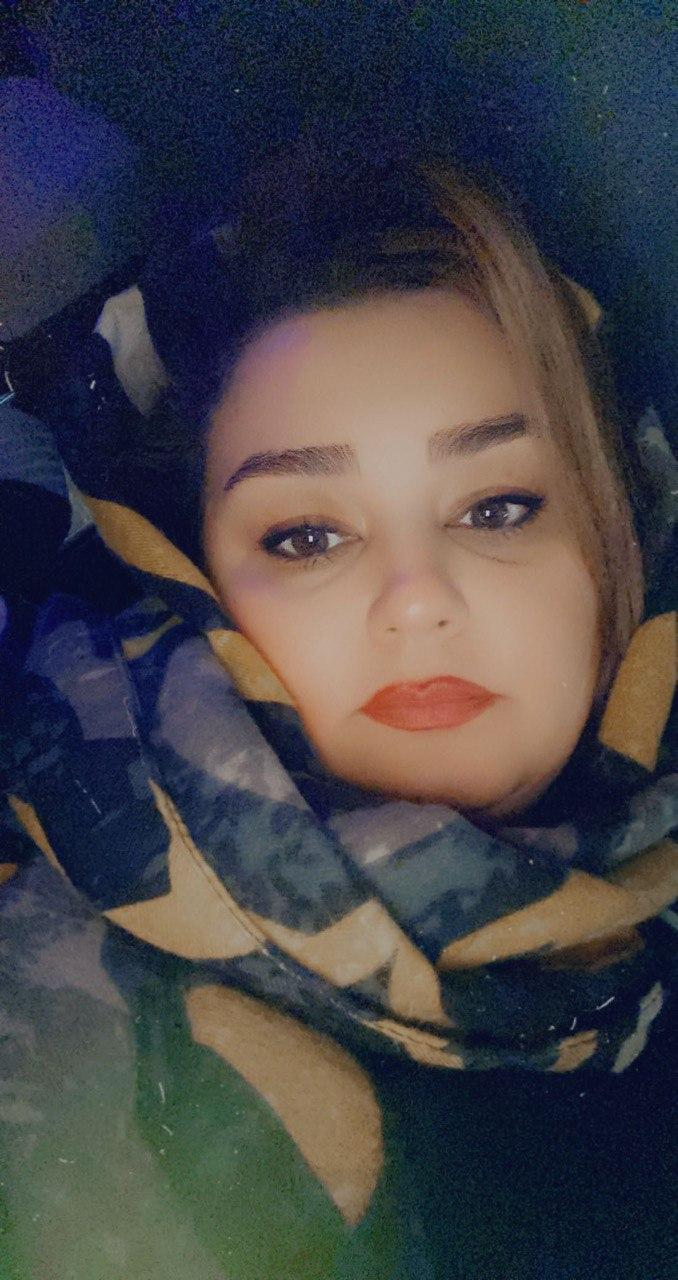
#> input picture assainment22/merge/leila.jpg, 678 x 1280 px
$ python merg_pic.py
#> lines starting #> are read from the running program, lines starting #| are printed output that depends on the picture
import cv2
import numpy as np

img1 = cv2.imread("leila.jpg",0)
#> img1: shape (1280, 678); min 0, max 221, mean 67.4
img2 = cv2.imread("1.jpg",0)
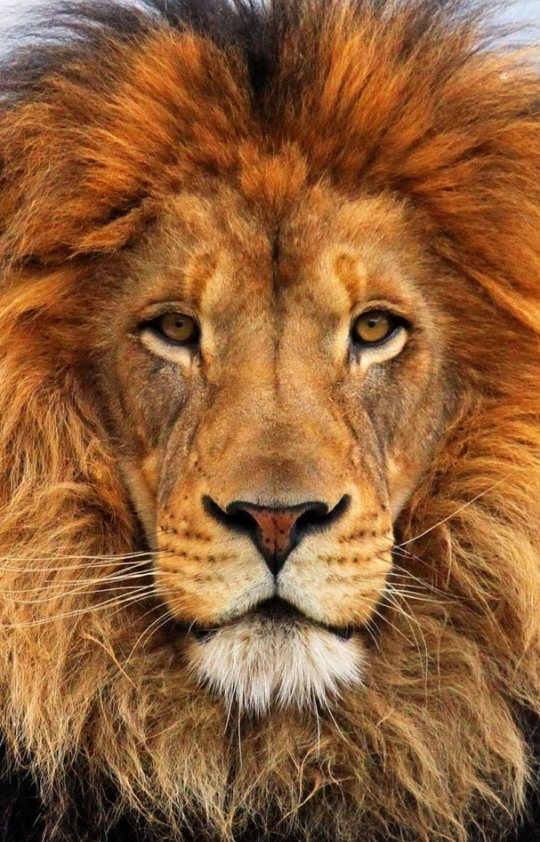
#> input picture assainment22/merge/1.jpg, 1080 x 1684 px (shown at 1/2 size)
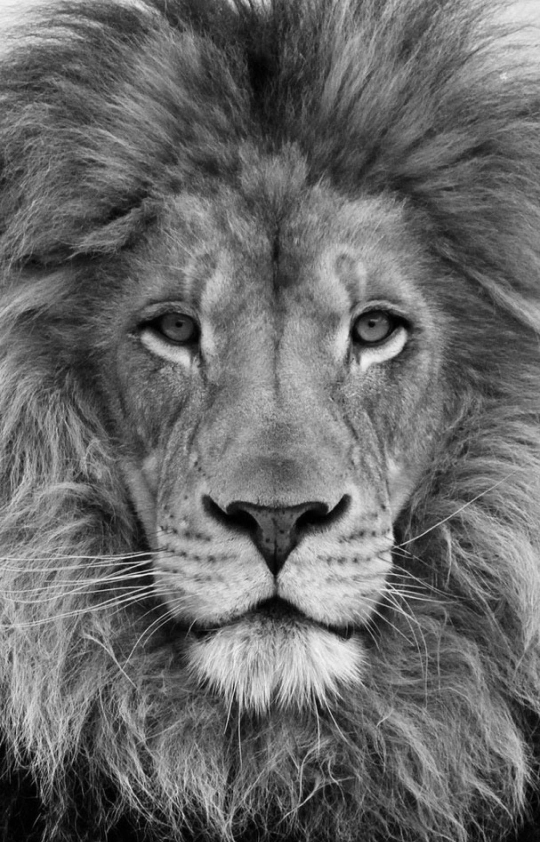
#> img2: shape (1684, 1080) (shown at 1/2 size); min 0, max 252, mean 105.1

img1 = cv2.resize(img1,(400,500))
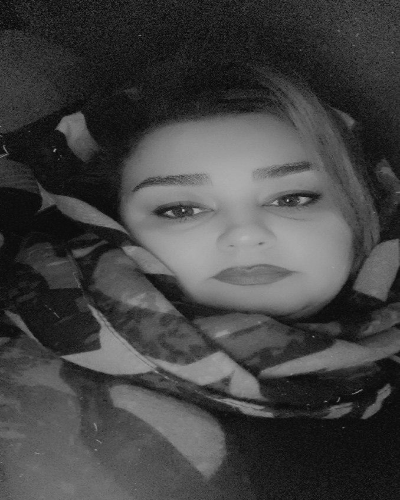
#> img1: shape (500, 400); min 1, max 203, mean 67.3
img2 = cv2.resize(img2,(400,500))
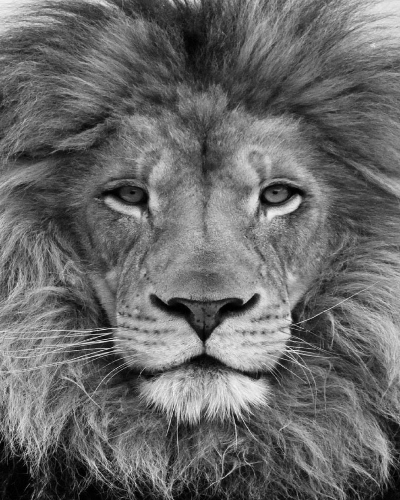
#> img2: shape (500, 400); min 0, max 249, mean 105

pic1 = img1//2 + img2//8
pic2 = img1//2 + img2//4
pic3 = img1//2 + img2//2
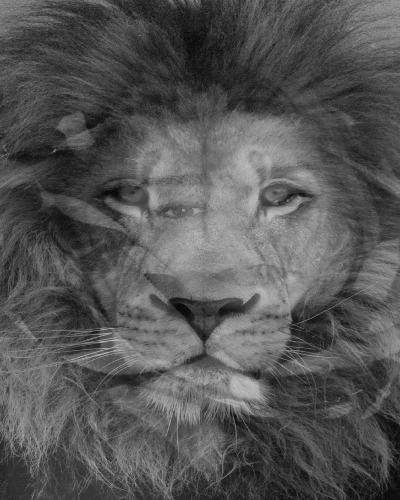
#> pic3: shape (500, 400); min 3, max 192, mean 85.6
pic4 = img1//4 + img2//2
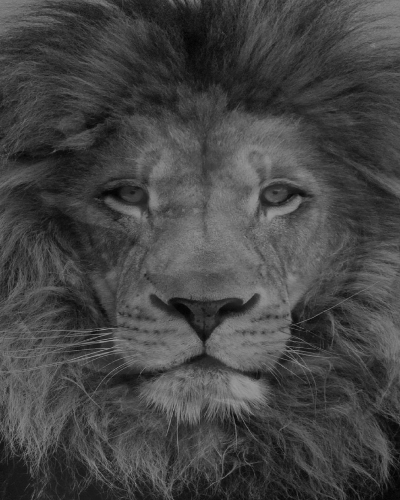
#> pic4: shape (500, 400); min 2, max 155, mean 68.7


result = np.concatenate((img1,pic1,pic2,pic4),axis=1)
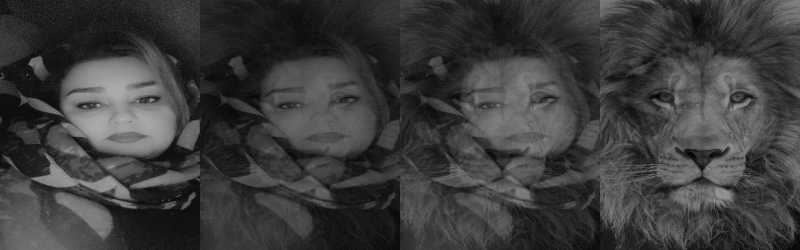
#> result: shape (500, 1600) (shown at 1/2 size); min 1, max 203, mean 60.3
cv2.imshow("Merge_pic",result)
cv2.imwrite("Merge_pic.jpg",result)
cv2.waitKey()
